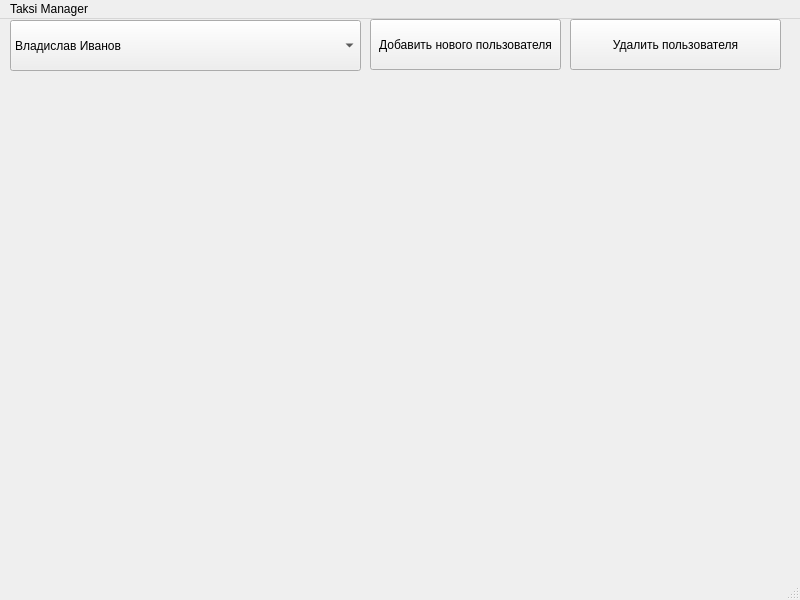
<?xml version="1.0" encoding="UTF-8"?>
<ui version="4.0">
 <class>MainWindow</class>
 <widget class="QMainWindow" name="MainWindow">
  <property name="geometry">
   <rect>
    <x>0</x>
    <y>0</y>
    <width>800</width>
    <height>600</height>
   </rect>
  </property>
  <property name="windowTitle">
   <string>MainWindow</string>
  </property>
  <widget class="QWidget" name="centralwidget">
   <widget class="QPushButton" name="pushButton">
    <property name="geometry">
     <rect>
      <x>370</x>
      <y>0</y>
      <width>191</width>
      <height>51</height>
     </rect>
    </property>
    <property name="text">
     <string>Добавить нового пользователя</string>
    </property>
   </widget>
   <widget class="QComboBox" name="comboBox">
    <property name="geometry">
     <rect>
      <x>10</x>
      <y>1</y>
      <width>351</width>
      <height>51</height>
     </rect>
    </property>
    <item>
     <property name="text">
      <string>Владислав Иванов</string>
     </property>
    </item>
    <item>
     <property name="text">
      <string>Максим Жеков</string>
     </property>
    </item>
    <item>
     <property name="text">
      <string>Виктор Толмачёв</string>
     </property>
    </item>
   </widget>
   <widget class="QPushButton" name="pushButton_2">
    <property name="geometry">
     <rect>
      <x>570</x>
      <y>0</y>
      <width>211</width>
      <height>51</height>
     </rect>
    </property>
    <property name="text">
     <string>Удалить пользователя</string>
    </property>
   </widget>
  </widget>
  <widget class="QMenuBar" name="menubar">
   <property name="geometry">
    <rect>
     <x>0</x>
     <y>0</y>
     <width>800</width>
     <height>21</height>
    </rect>
   </property>
   <widget class="QMenu" name="menuTaksi_Manager">
    <property name="title">
     <string>Taksi Manager</string>
    </property>
   </widget>
   <addaction name="menuTaksi_Manager"/>
  </widget>
  <widget class="QStatusBar" name="statusbar"/>
 </widget>
 <resources/>
 <connections/>
</ui>
